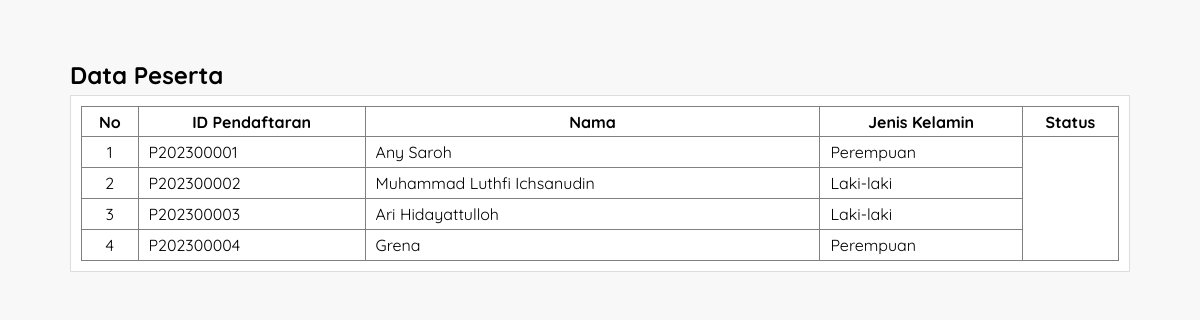
Page /list-peserta.php on the committed database.
### tables this page shows
CREATE TABLE `tb_pendaftaran` (
  `id_pendaftaran` char(10) NOT NULL,
  `tgl_pendaftaran` date NOT NULL,
  `th_ajaran` varchar(9) NOT NULL,
  `jurusan` varchar(50) NOT NULL,
  `nm_peserta` varchar(50) NOT NULL,
  `tmp_lahir` varchar(50) NOT NULL,
  `tgl_lahir` date NOT NULL,
  `jk` varchar(64) NOT NULL,
  `agama` varchar(15) NOT NULL,
  `almt_peserta` text NOT NULL,
  `nilai_akhir` int(3) NOT NULL,
  `grade` char(1) NOT NULL
);

### list-peserta.php (the view, shortened to what this page needs)
<?php
	include 'koneksi.php';
?>
<!DOCTYPE html>
<html>
<head>
	<link rel="stylesheet" type="text/css" href="css/style.css">
</head>
<body>
	<section class="content">
		<h2>Data Peserta</h2>
		<div class="box">
			<table class="table" border="1">
				<thead>
					<tr>
						<th>No</th>
						<th>ID Pendaftaran</th>
						<th>Nama</th>
						<th>Jenis Kelamin</th>
						<th>Status</th>
					</tr>
				</thead>
				<tbody>
					<?php
						$no = 1;
						$list_peserta = mysqli_query($conn, "SELECT * FROM tb_pendaftaran");
						while($row = mysqli_fetch_array($list_peserta)){
					?>
					<tr>
						<td><?php echo $no++ ?></td>
						<td><?php echo $row['id_pendaftaran'] ?></td>
						<td><?php echo $row['nm_peserta'] ?></td>
						<td><?php echo $row['jk'] ?></td>
					</tr>
					<?php } ?>
				</tbody>
			</table>
		</div>
	</section>
</body>
</html>

### style.css (style rules this page uses)
* { margin:0; padding:0; font-family:'Quicksand', sans-serif; }
body { background-color: #f8f8f8; }
.box { background-color: #fff; border:1px solid #ddd; padding:10px; box-sizing: border-box; margin:5px 0 25px; }
.content { width: 90%; padding: 10px; box-sizing: border-box; margin:50px auto; }
.table { width: 100%; border-collapse: collapse; border-collapse: 1px solid #ddd; }
.table tr { height: 30px; }
.table tr td { padding: 5px 10px; }
.table tr td:nth-child(1) { text-align: center; }

### rows in the picture
tb_pendaftaran: id_pendaftaran "P202300001", nm_peserta "Any Saroh", jk "Perempuan"
tb_pendaftaran: id_pendaftaran "P202300002", nm_peserta "Muhammad Luthfi Ichsanudin", jk "Laki-laki"
tb_pendaftaran: id_pendaftaran "P202300003", nm_peserta "Ari Hidayattulloh", jk "Laki-laki"
tb_pendaftaran: id_pendaftaran "P202300004", nm_peserta "Grena", jk "Perempuan"
